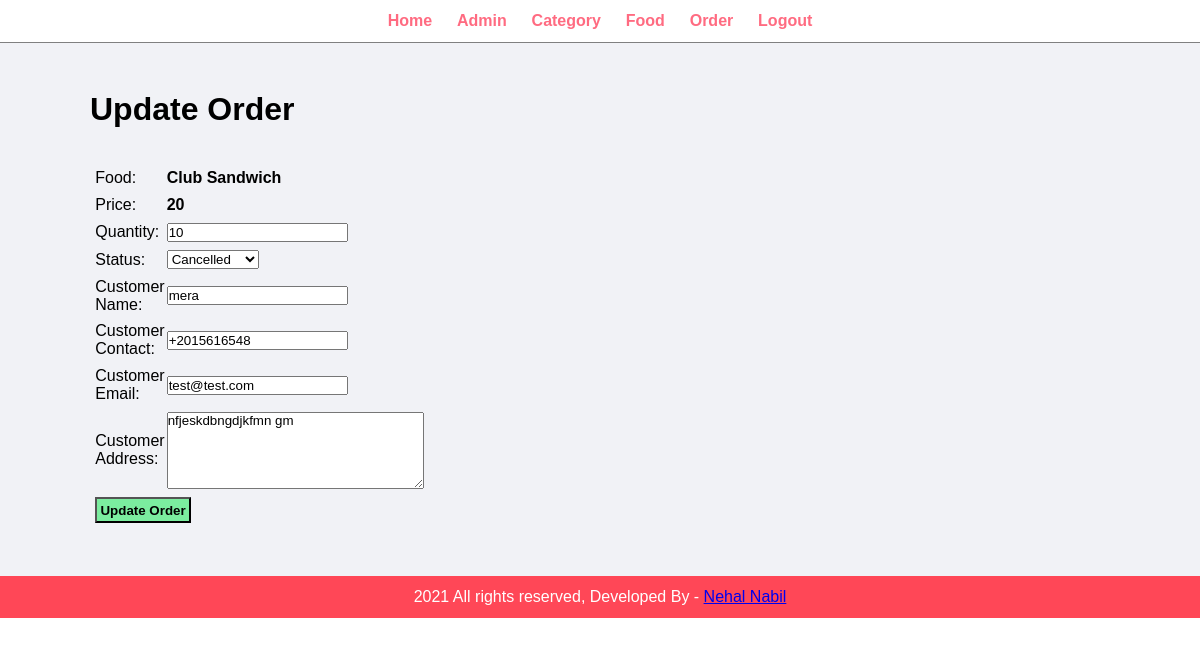
/admin/update-order.php?id=2 (signed in), run on the app's committed database.
### tables this page shows
CREATE TABLE IF NOT EXISTS `tbl_order` (
  `id` int(10) UNSIGNED NOT NULL AUTO_INCREMENT,
  `food` varchar(100) NOT NULL,
  `price` decimal(10,0) NOT NULL,
  `quantity` int(11) NOT NULL,
  `total` decimal(10,0) NOT NULL,
  `order_date` datetime NOT NULL,
  `status` varchar(50) NOT NULL,
  `customer_name` varchar(150) NOT NULL,
  `customer_contact` varchar(20) NOT NULL,
  `customer_email` varchar(150) NOT NULL,
  `customer_address` varchar(255) NOT NULL,
  PRIMARY KEY (`id`)
);

### admin/update-order.php (the view, shortened to what this page needs)
<?php
    include('partials/menu.php');
    if(isset($_GET['id'])){
        $id = $_GET['id'];
        $sql = "SELECT * FROM tbl_order WHERE id=$id";
        $res = mysqli_query($conn, $sql);
        if($res){
            $count = mysqli_num_rows($res);
            if($count == 1) {
                $rows = mysqli_fetch_assoc($res);
                $food_name = $rows['food'];
                $price = $rows['price'];
                $qnty = $rows['quantity'];
                $status = $rows['status'];
                $fullname = $rows['customer_name'];
                $tel = $rows['customer_contact'];
                $email = $rows['customer_email'];
                $address = $rows['customer_address'];
            }
        }else{
            header('location:'.SITEURL.'admin/manage-order.php');
        }
    }else{
        header('location:'.SITEURL.'admin/manage-order.php');
    }
?>
    <div class="main-content">
        <div class="wrapper">
            <h1>Update Order</h1>
            <br /><br />
            <form action="" method="post">
                <table class="tbl-30">
                    <tr>
                        <td>Food:</td>
                        <td><b><?php echo $food_name; ?></b></td>
                    </tr>
                    <tr>
                        <td>Price:</td>
                        <td><b><?php echo $price; ?></b></td>
                    </tr>
                    <tr>
                        <td>Quantity:</td>
                        <td><input type="number" name="qty" value="<?php echo $qnty; ?>"></td>
                    </tr>
                    <tr>
                        <td>Status:</td>
                        <td>
                            <select name="status">
                                <option <?php if($status == "Cancelled") {echo "selected";} ?> value="Cancelled"> Cancelled </option>
                            </select>
                        </td>
                    </tr>
                    <tr>
                        <td>Customer Name:</td>
                        <td><input type="text" name="fullname" value="<?php echo $fullname; ?>"></td>
                    </tr>
                    <tr>
                        <td>Customer Contact:</td>
                        <td><input type="text" name="contact" value="<?php echo $tel; ?>"></td>
                    </tr>
                    <tr>
                        <td>Customer Email:</td>
                        <td><input type="email" name="email" value="<?php echo $email; ?>"></td>
                    </tr>
                    <tr>
                        <td>Customer Address:</td>
                        <td>
                            <textarea name="address" cols="30" rows="5"><?php echo $address; ?></textarea>
                        </td>
                    </tr>
                    <tr>
                        <td colspan="2">
                            <input type="submit" name="submit" value="Update Order" class="btn-secondary">
                        </td>
                    </tr>
                </table>
            </form>
        </div>
    </div>
<?php
    include('partials/footer.php');

### css/admin.css (style rules this page uses)
* { margin: 0; padding: 0; font-family: Arial, Halvetica, sans-serif; }
.wrapper { padding: 1%; width: 85%; margin: 0 auto; }
.tbl-30 { width:30%; }
table tr td { padding: 1%; text-align: left; }
.btn-secondary { background-color: #7bed9f; padding: 1%; color: black; text-decoration: none; font-weight: bold; }
.main-content { background-color: #f1f2f6; padding: 3% 0; }

### data on the page
tbl_order: food "Club Sandwich", price "20", qty "10", status "Cancelled", fullname "mera", contact "+2015616548", email "test@test.com", address "nfjeskdbngdjkfmn gm"
